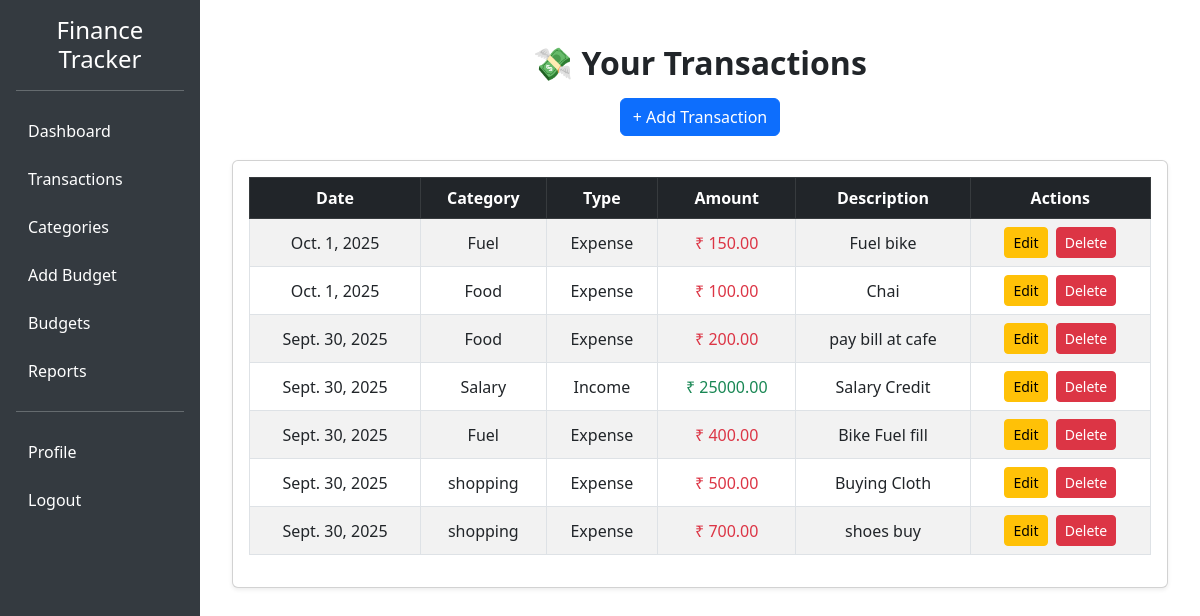
Page /transactions/ (signed in) on the earlier database version.
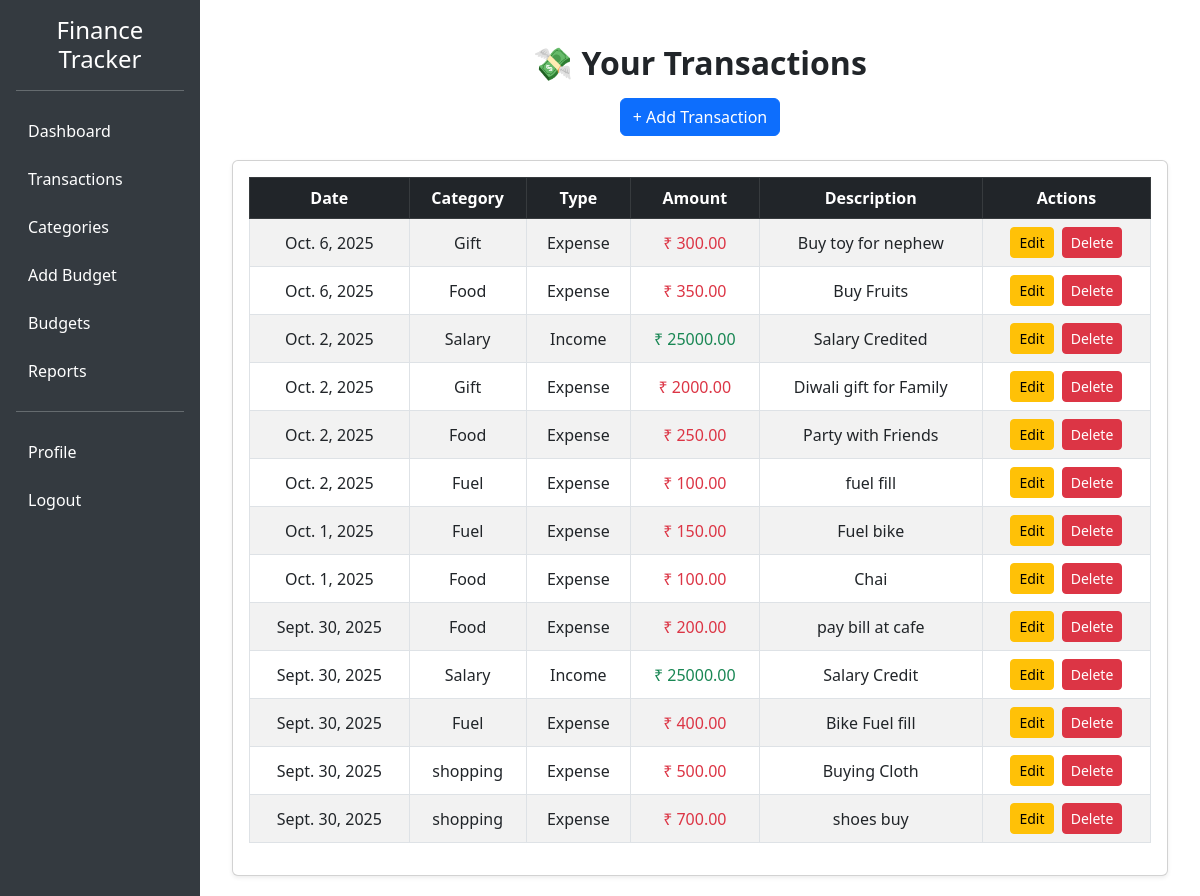
Same page on the later database version.
### finance/models.py (models this page shows, shortened)
class Transaction(models.Model):
    user = models.ForeignKey(User, on_delete=models.CASCADE, related_name="transactions")
    category = models.ForeignKey(Category, on_delete=models.SET_NULL, null=True, blank=True)
    amount = models.DecimalField(max_digits=10, decimal_places=2)
    description = models.TextField(blank=True, null=True)
    date = models.DateField(auto_now_add=True)

class Category(models.Model):
    CATEGORY_TYPES = (
        ('income', 'Income'),
        ('expense', 'Expense'),
    )
    user = models.ForeignKey(User, on_delete=models.CASCADE, related_name="categories")
    name = models.CharField(max_length=100)
    type = models.CharField(max_length=10, choices=CATEGORY_TYPES)

### finance/views.py (the view)
# urls.py: path('transactions/', views.transactions, name='transactions'),
@login_required
def transactions(request):
    user_transactions = Transaction.objects.filter(user=request.user).order_by('-date')
    return render(request, "transactions.html", {"transactions": user_transactions})

### template/transactions.html (shortened to what this page needs)
{% extends 'base.html' %}
{% load static %}
{% block content %}
<div class="container mt-4">
  <div class="text-center mb-4">
    <h2 class="fw-bold">💸 Your Transactions</h2>
    <a href="{% url 'add_transaction' %}" class="btn btn-primary mt-2">+ Add Transaction</a>
  </div>
  <div class="card shadow-sm">
    <div class="card-body">
      {% if transactions %}
      <div class="table-responsive">
        <table class="table table-bordered table-striped text-center align-middle">
          <thead class="table-dark">
            <tr>
              <th>Date</th>
              <th>Category</th>
              <th>Type</th>
              <th>Amount</th>
              <th>Description</th>
              <th>Actions</th>
            </tr>
          </thead>
          <tbody>
            {% for t in transactions %}
            <tr>
              <td>{{ t.date }}</td>
              <td>{{ t.category.name }}</td>
              <td>{{ t.category.type|title }}</td>
              <td class="{% if t.category.type == 'income' %}text-success{% else %}text-danger{% endif %}">₹ {{ t.amount }}</td>
              <td>{{ t.description }}</td>
              <td>
                <a href="{% url 'edit_transaction' t.id %}" class="btn btn-sm btn-warning me-1">
                   Edit
                </a>
                <a href="{% url 'delete_transaction' t.id %}" class="btn btn-sm btn-danger" onclick="return confirm('Are you sure you want to delete this transaction?');">
                   Delete
                </a>
              </td>
            </tr>
            {% endfor %}
          </tbody>
        </table>
      </div>
      {% else %}
      <p class="text-muted text-center">No transactions found. Add some transactions first.</p>
      {% endif %}
    </div>
  </div>
</div>
{% endblock %}

### template/base.html (shortened to what this page needs)
{% load static %}
<!DOCTYPE html>
<html lang="en">
<head>
    <link href="https://cdn.jsdelivr.net/npm/bootstrap@5.3.0/dist/css/bootstrap.min.css" rel="stylesheet">
</head>
<body>
<div class="d-flex">
    {% if user.is_authenticated %}
    <div class="sidebar p-3">
        <h4 class="text-center">Finance Tracker</h4>
        <hr class="text-light">
        <a href="{% url 'dashboard' %}">Dashboard</a>
        <a href="{% url 'transactions' %}">Transactions</a>
        <a href="{% url 'categories' %}">Categories</a>
        <a href="{% url 'add_budget' %}">Add Budget</a>
        <a href="{% url 'view_budgets' %}">Budgets</a>
        <a href="{% url 'reports' %}">Reports</a>
        <hr class="text-light">
        <a href="{% url 'profile' %}">Profile</a>
        <a href="{% url 'logout' %}">Logout</a>
    </div>
    {% endif %}
    <div class="content w-100">
        {% block content %}
        {% endblock %}
    </div>
</div>
</body>
</html>

### template/base.html (style rules this page uses)
body { min-height: 100vh; display: flex; flex-direction: column; }
.sidebar { min-width: 200px; max-width: 200px; background-color: #343a40; color: white; min-height: 100vh; }
.sidebar a { color: white; text-decoration: none; display: block; padding: 12px; }
.content { flex-grow: 1; padding: 20px; }

Differences in the rows shown:
added Transaction: date "Oct. 6, 2025", category.name "Gift", category.type "Expense", amount "300.00", description "Buy toy for nephew"
added Transaction: date "Oct. 6, 2025", category.name "Food", category.type "Expense", amount "350.00", description "Buy Fruits"
added Transaction: date "Oct. 2, 2025", category.name "Salary", category.type "Income", amount "25000.00", description "Salary Credited"
added Transaction: date "Oct. 2, 2025", category.name "Gift", category.type "Expense", amount "2000.00", description "Diwali gift for Family"
added Transaction: date "Oct. 2, 2025", category.name "Food", category.type "Expense", amount "250.00", description "Party with Friends"
added Transaction: date "Oct. 2, 2025", category.name "Fuel", category.type "Expense", amount "100.00", description "fuel fill"
